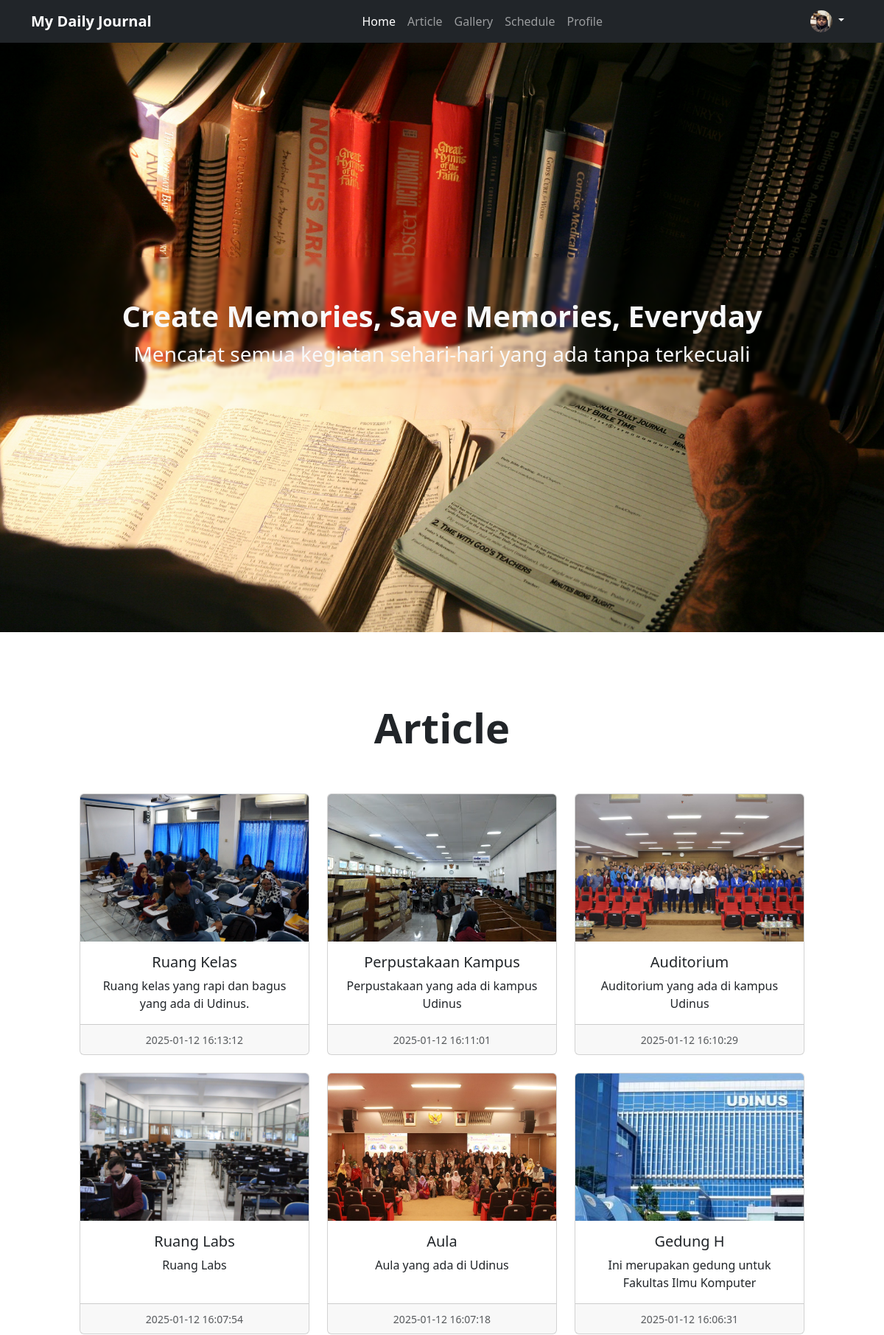
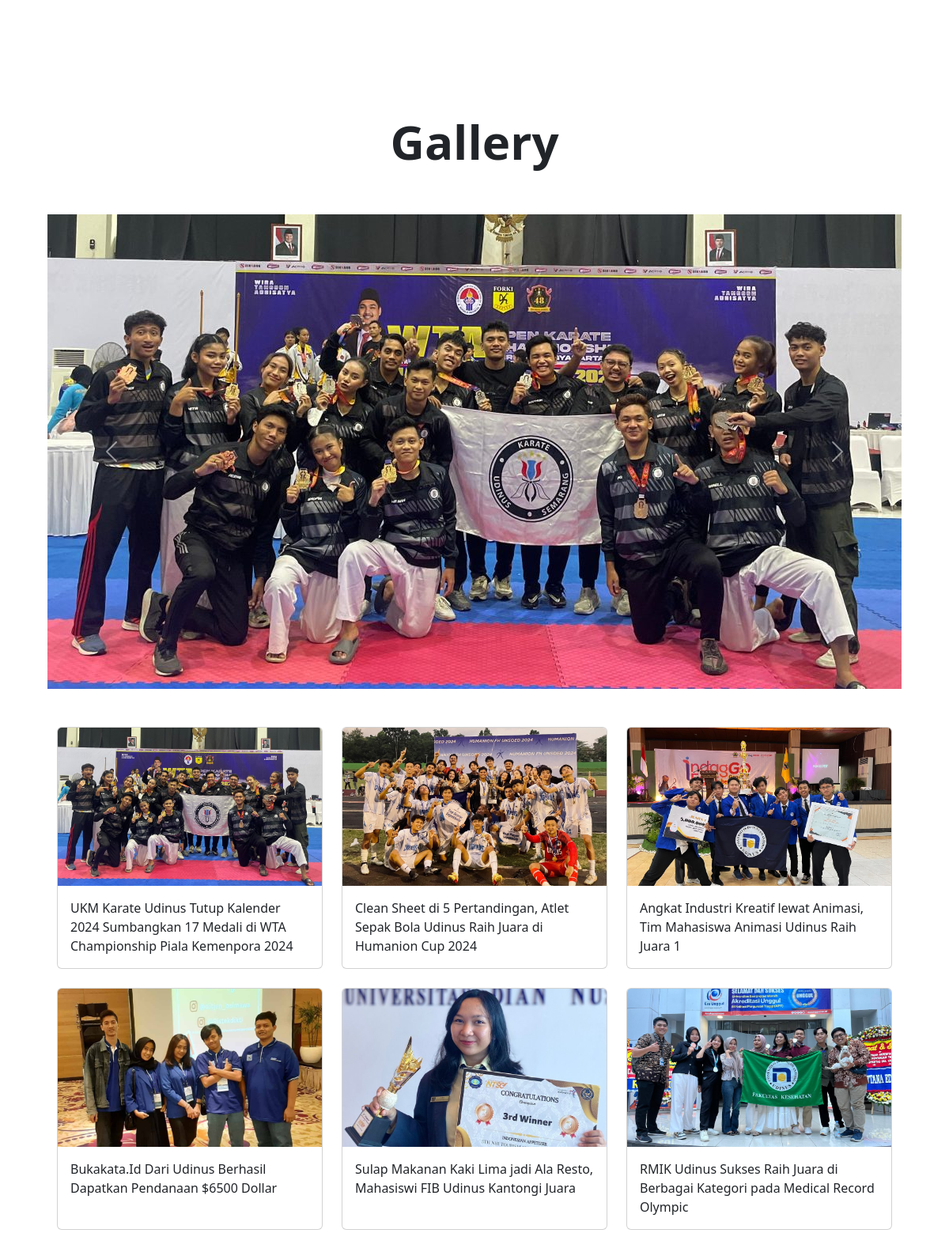
The app's page / (signed in, upper part) with its own data (2 pictures, top to bottom).
### tables this page shows
CREATE TABLE `user` (
  `id` int(11) NOT NULL,
  `username` varchar(50) NOT NULL,
  `password` text NOT NULL,
  `foto` text NOT NULL,
  `role` enum('admin','user','guest','') NOT NULL DEFAULT 'user',
  `description` text NOT NULL
);

CREATE TABLE `article` (
  `id` int(11) NOT NULL,
  `judul` text DEFAULT NULL,
  `isi` text DEFAULT NULL,
  `gambar` text DEFAULT NULL,
  `tanggal` datetime DEFAULT NULL,
  `username` varchar(50) DEFAULT NULL
);

CREATE TABLE `gallery` (
  `id` int(11) NOT NULL,
  `image` text NOT NULL,
  `desc` text NOT NULL,
  `tanggal` datetime NOT NULL DEFAULT current_timestamp()
);

### index.php (the view, shortened to what this page needs)
<?php
include "koneksi.php";
if (isset($_SESSION['username'])) {
  $username = $_SESSION['username'];
  $sql = "SELECT foto FROM user WHERE username = '$username'";
  $result = $conn->query($sql);
  $user = $result->fetch_assoc();
  $fotoProfil = $user['foto'];
} else {
  $fotoProfil = 'default-profile.jpg';
}
?>
<!doctype html>
<html lang="en">
<head>
  <link rel="stylesheet" href="style.css">
  <link href="https://cdn.jsdelivr.net/npm/bootstrap@5.3.3/dist/css/bootstrap.min.css" rel="stylesheet">
  <link rel="stylesheet" href="https://cdnjs.cloudflare.com/ajax/libs/font-awesome/6.0.0-beta3/css/all.min.css">
  <link rel="stylesheet" href="https://cdnjs.cloudflare.com/ajax/libs/font-awesome/6.5.1/css/all.min.css">
</head>
<body>
  <nav class="navbar navbar-dark navbar-expand-lg bg-dark sticky-top">
    <div class="container">
      <a class="navbar-brand fw-bold" href="#">My Daily Journal</a>
      <div class="collapse navbar-collapse" id="navbarNavAltMarkup">
        <div class="navbar-nav mx-auto">
          <a class="nav-link active" aria-current="page" href="#">Home</a>
          <a class="nav-link" href="#article">Article</a>
          <a class="nav-link" href="#gallery">Gallery</a>
          <a class="nav-link" href="#schedule">Schedule</a>
          <a class="nav-link" href="#profile">Profile</a>
        </div>
        <div class="nav-icon">
          <div class="dropdown">
            <button class="btn btn-secondary bg-transparent border-0 dropdown-toggle" type="button" data-bs-toggle="dropdown" aria-expanded="false">
              <img src="img/<?= $fotoProfil ?>" alt="Profile" class="rounded-circle" width="30" height="30">
            </button>
          </div>
        </div>
      </div>
    </div>
  </nav>
  <div class="heroSection">
    <a href="" style="text-decoration: none;">
      <div class="heroImage container-fluid">
        <p class="heroText text-light fw-bold d-flex justify-content-center align-items-center flex-column fs-1" style="text-shadow: rgba(255, 255, 255, .7);">Create Memories, Save Memories, Everyday
          <br>
          <span class="fw-light fs-3">
            Mencatat semua kegiatan sehari-hari yang ada tanpa terkecuali
          </span>
        </p>
      </div>
    </a>
  </div>
  <div class="content m-5" id="article">
    <section id="article" class="text-center p-5">
      <div class="container">
        <h1 class="fw-bold display-4 pb-5">Article</h1>
        <div class="row row-cols-1 row-cols-md-3 g-4 justify-content-center">
          <?php
          $sql = "SELECT * FROM article ORDER BY tanggal DESC";
          $hasil = $conn->query($sql);
          while ($row = $hasil->fetch_assoc()) {
          ?>
            <div class="col">
              <div class="card h-100 d-flex flex-column">
                <img src="img/<?= $row["gambar"] ?>" class="card-img-top" alt="..." style="object-fit: cover; height: 200px; width: 100%;" />
                <div class="card-body">
                  <h5 class="card-title"><?= $row["judul"] ?></h5>
                  <p class="card-text"><?= $row["isi"] ?></p>
                </div>
                <div class="card-footer">
                  <small class="text-body-secondary"><?= $row["tanggal"] ?></small>
                </div>
              </div>
            </div>
          <?php
          }
          ?>
        </div>
      </div>
    </section>
  </div>
  <div class="content m-5" id="gallery">
    <?php
    $sql = "SELECT * FROM gallery ORDER BY tanggal DESC";
    $hasil = $conn->query($sql);
    ?>
    <div class="gallery container">
      <header>
        <h1 class="fw-bold text-center p-5">Gallery</h1>
      </header>
      <div class="carouselImage mb-5">
        <div id="carouselExampleIndicators" class="carousel slide" data-bs-ride="carousel">
          <div class="carousel-inner">
            <?php
            $active = "active";
            while ($row = $hasil->fetch_assoc()) {
            ?>
              <div class="carousel-item <?= $active; ?>">
                <img src="img/<?= $row['image']; ?>" class="d-block w-100" alt="<?= $row['desc']; ?>" style="height: 600px; object-fit: cover;">
              </div>
            <?php
              $active = "";
            }
            ?>
          </div>
          <button class="carousel-control-prev" type="button" data-bs-target="#carouselExampleIndicators" data-bs-slide="prev">
            <span class="carousel-control-prev-icon" aria-hidden="true"></span>
          </button>
          <button class="carousel-control-next" type="button" data-bs-target="#carouselExampleIndicators" data-bs-slide="next">
            <span class="carousel-control-next-icon" aria-hidden="true"></span>
          </button>
        </div>
      </div>
      <div class="cardGallery mt-5 container">
        <div class="row">
          <?php
          $hasil->data_seek(0);
          while ($row = $hasil->fetch_assoc()) {
          ?>
            <div class="col-md-4 mb-4">
              <div class="card h-100">
                <img src="img/<?= $row['image']; ?>" class="card-img-top" alt="<?= $row['desc']; ?>" style="object-fit: cover; height: 200px;">
                <div class="card-body d-flex flex-column">
                  <p class="card-text"><?= $row['desc']; ?></p>
                </div>
              </div>
            </div>
          <?php
          }
          ?>
        </div>
      </div>
    </div>
  </div>
</body>
</html>

### style.css (style rules this page uses)
.heroImage { background-image: url('img/hero.jpg'); background-position: center; background-size: cover; height: 100vh; display: flex; flex-direction: column; justify-content: center; }
.heroText { font-size: 70px; backdrop-filter: blur(2px); padding: 50px 0px; }
header h1 { font-size: 60px; }
.row { display: flex; align-items: stretch; }

### records on screen
user: foto (picture)
article: gambar (picture), judul "Ruang Kelas", isi "Ruang kelas yang rapi dan bagus yang ada di Udinus.", tanggal "2025-01-12 16:13:12"
article: gambar (picture), judul "Perpustakaan Kampus", isi "Perpustakaan yang ada di kampus Udinus", tanggal "2025-01-12 16:11:01"
article: gambar (picture), judul "Auditorium", isi "Auditorium yang ada di kampus Udinus", tanggal "2025-01-12 16:10:29"
article: gambar (picture), judul "Ruang Labs", isi "Ruang Labs", tanggal "2025-01-12 16:07:54"
article: gambar (picture), judul "Aula", isi "Aula yang ada di Udinus", tanggal "2025-01-12 16:07:18"
article: gambar (picture), judul "Gedung H", isi "Ini merupakan gedung untuk Fakultas Ilmu Komputer", tanggal "2025-01-12 16:06:31"
gallery: image (picture), desc "UKM Karate Udinus Tutup Kalender 2024 Sumbangkan 17 Medali di WTA Championship Piala Kemenpora 2024"
gallery: image (picture), desc "Clean Sheet di 5 Pertandingan, Atlet Sepak Bola Udinus Raih Juara di Humanion Cup 2024"
gallery: image (picture), desc "Angkat Industri Kreatif lewat Animasi, Tim Mahasiswa Animasi Udinus Raih Juara 1"
gallery: image (picture), desc "Bukakata.Id Dari Udinus Berhasil Dapatkan Pendanaan $6500 Dollar"
gallery: image (picture), desc "Sulap Makanan Kaki Lima jadi Ala Resto, Mahasiswi FIB Udinus Kantongi Juara"
gallery: image (picture), desc "RMIK Udinus Sukses Raih Juara di Berbagai Kategori pada Medical Record Olympic"
